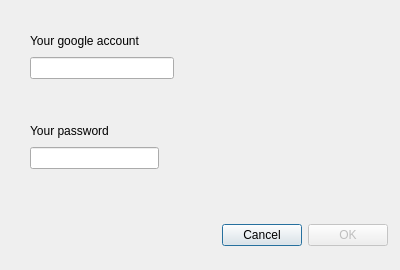
<?xml version="1.0" encoding="UTF-8"?>
<ui version="4.0">
 <class>dlgGoogleDataConf</class>
 <widget class="QDialog" name="dlgGoogleDataConf">
  <property name="geometry">
   <rect>
    <x>0</x>
    <y>0</y>
    <width>400</width>
    <height>270</height>
   </rect>
  </property>
  <property name="windowTitle">
   <string>Dialog</string>
  </property>
  <widget class="QWidget" name="layoutWidget">
   <property name="geometry">
    <rect>
     <x>30</x>
     <y>30</y>
     <width>144</width>
     <height>49</height>
    </rect>
   </property>
   <layout class="QVBoxLayout" name="verticalLayout">
    <item>
     <widget class="QLabel" name="lbAccount">
      <property name="text">
       <string>Your google account</string>
      </property>
      <property name="buddy">
       <cstring>eAccount</cstring>
      </property>
     </widget>
    </item>
    <item>
     <widget class="QLineEdit" name="eAccount"/>
    </item>
   </layout>
  </widget>
  <widget class="QWidget" name="layoutWidget">
   <property name="geometry">
    <rect>
     <x>30</x>
     <y>120</y>
     <width>129</width>
     <height>49</height>
    </rect>
   </property>
   <layout class="QVBoxLayout" name="verticalLayout_2">
    <item>
     <widget class="QLabel" name="lbPass">
      <property name="text">
       <string>Your password</string>
      </property>
      <property name="buddy">
       <cstring>ePass</cstring>
      </property>
     </widget>
    </item>
    <item>
     <widget class="QLineEdit" name="ePass"/>
    </item>
   </layout>
  </widget>
  <widget class="QWidget" name="layoutWidget">
   <property name="geometry">
    <rect>
     <x>40</x>
     <y>220</y>
     <width>348</width>
     <height>30</height>
    </rect>
   </property>
   <layout class="QHBoxLayout" name="horizontalLayout">
    <item>
     <spacer name="horizontalSpacer">
      <property name="orientation">
       <enum>Qt::Horizontal</enum>
      </property>
      <property name="sizeHint" stdset="0">
       <size>
        <width>40</width>
        <height>20</height>
       </size>
      </property>
     </spacer>
    </item>
    <item>
     <widget class="QPushButton" name="btCancel">
      <property name="text">
       <string>Cancel</string>
      </property>
     </widget>
    </item>
    <item>
     <widget class="QPushButton" name="btOK">
      <property name="enabled">
       <bool>false</bool>
      </property>
      <property name="text">
       <string>OK</string>
      </property>
     </widget>
    </item>
   </layout>
  </widget>
 </widget>
 <tabstops>
  <tabstop>eAccount</tabstop>
  <tabstop>ePass</tabstop>
  <tabstop>btCancel</tabstop>
  <tabstop>btOK</tabstop>
 </tabstops>
 <resources/>
 <connections/>
</ui>
